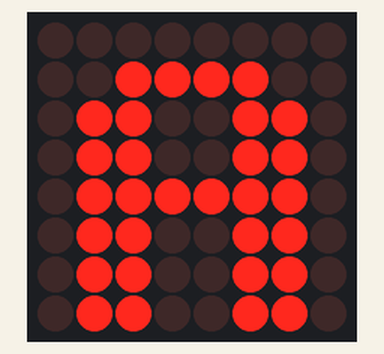
A sketch run on a simulated Arduino Uno, built with avr-gcc and run on an emulated ATmega328P. Shown: 8×8 LED matrix.

Above: at 0.21 s.
At 10.3 s:
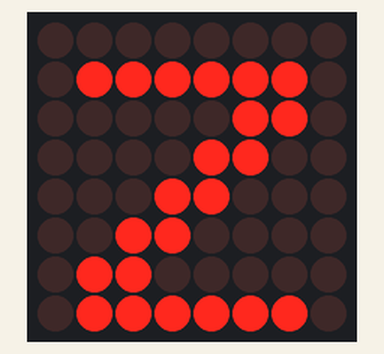
At 23.0 s:
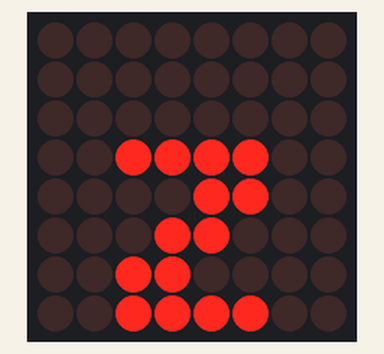
At 29.1 s:
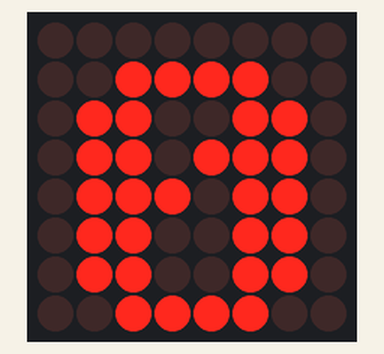
At 35.2 s:
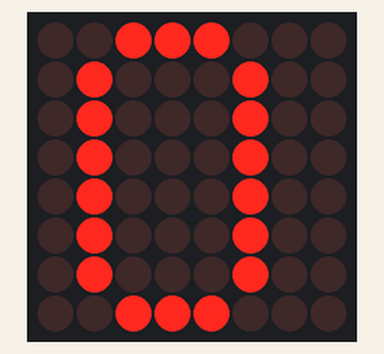
At 38.8 s:
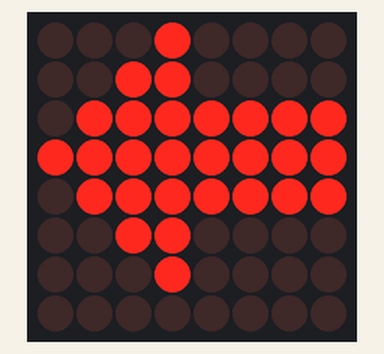

Measured:
- what the display in image 1 shows lasts 2.4 s, from 10.3 s to 12.7 s

The sketch:

5_LED_Matrix_met_MAX7219_bitmaps.ino
```cpp
#include "LedControl.h"

LedControl MyLedmatrix = LedControl(11, 13, 10, 1); // DIN, CLK, CS, NRDEV
#include "Tekens.h"                                 // In deze versie staan de bitmaps niet in PROGMEM

// Elke bitmap beschrijft 8 rijen led's.
// Er zijn natuurlijk allerlei speciale bitmapszoals pijlen, vraagtekens enz. te bedenken.
// Zie voor een goed conversieprogramma https://xantorohara.github.io/led-matrix-editor/

unsigned long delayTime = 400; // Delay between Frames
int Rotation = 0;
void setup()
{
  MyLedmatrix.shutdown(0, false);       // De MAX72XX IC is in slaapstand modus bij opstarten.
  MyLedmatrix.setIntensity(0, 5);       // Zet de helderheid op een medium niveau.
  MyLedmatrix.clearDisplay(0);          // Maak de dot matrix leeg (clear display).
}

void loop() {
  for (int i = 0; i < Hoofdletters_LEN; i++) {
    displayImage(Hoofdletters[i]);
    delay(delayTime);
  }
  delay(2000);
  for (int i = 0; i < Kleineletters_LEN; i++) {
    displayImage(Kleineletters[i]);
    delay(delayTime);
  }
  delay(2000);
  for (int i = 0; i < DikkeCijfers_LEN; i++) {
    displayImage(DikkeCijfers[i]);
    delay(delayTime);
  }
  delay(2000);
  for (int i = 0; i < DunneCijfers_LEN; i++) {
    displayImage(DunneCijfers[i]);
    delay(delayTime);
  }
  delay(2000);
  for (int i = 0; i < Pijlen_LEN; i++) {
    displayImage(Pijlen[i]);
    delay(delayTime);
  }
  delay(2000);
  Rotation = (Rotation + 1) % 4;
}

void displayImage(const byte* image) {
  for (int i = 0; i < 8; i++) {
    for (int j = 0; j < 8; j++) {
      if (Rotation == 0) MyLedmatrix.setLed(0, i, j, bitRead(image[i], 7 - j));
      if (Rotation == 1) MyLedmatrix.setLed(0, j, 7 - i, bitRead(image[i], 7 - j));
      if (Rotation == 2) MyLedmatrix.setLed(0, 7 - i, 7 - j, bitRead(image[i], 7 - j));
      if (Rotation == 3) MyLedmatrix.setLed(0, 7 - j, i, bitRead(image[i], 7 - j));
    }
  }
}
```

Tekens.h
```cpp
#include "LedControl.h"

// Zie voor een conversieprpogramma https://xantorohara.github.io/led-matrix-editor/

const byte Hoofdletters[][8] = {
  { //A
    B00000000,
    B00111100,
    B01100110,
    B01100110,
    B01111110,
    B01100110,
    B01100110,
    B01100110
  },
  { //B
    B00000000,
    B01111100,
    B01100110,
    B01100110,
    B01111100,
    B01100110,
    B01100110,
    B01111100
  },
  { //C
    B00000000,
    B00111100,
    B01100110,
    B01100000,
    B01100000,
    B01100000,
    B01100110,
    B00111100
  },
  { //D
    B00000000,
    B01111100,
    B01100110,
    B01100110,
    B01100110,
    B01100110,
    B01100110,
    B01111100
  },
  { //E
    B00000000,
    B01111110,
    B01100000,
    B01100000,
    B01111100,
    B01100000,
    B01100000,
    B01111110
  },
  { //F
    B00000000,
    B01111110,
    B01100000,
    B01100000,
    B01111100,
    B01100000,
    B01100000,
    B01100000
  },
  { //G
    B00000000,
    B00111100,
    B01100110,
    B01100000,
    B01100000,
    B01101110,
    B01100110,
    B00111100
  },
  { //H
    B00000000,
    B01100110,
    B01100110,
    B01100110,
    B01111110,
    B01100110,
    B01100110,
    B01100110
  },
  { //I
    B00000000,
    B00111100,
    B00011000,
    B00011000,
    B00011000,
    B00011000,
    B00011000,
    B00111100
  },
  { //J
    B00000000,
    B00011110,
    B00001100,
    B00001100,
    B00001100,
    B01101100,
    B01101100,
    B00111000
  },
  { //K
    B00000000,
    B01100110,
    B01101100,
    B01111000,
    B01110000,
    B01111000,
    B01101100,
    B01100110
  },
  { //L
    B00000000,
    B01100000,
    B01100000,
    B01100000,
    B01100000,
    B01100000,
    B01100000,
    B01111110
  },
  { //M
    B00000000,
    B01100011,
    B01110111,
    B01111111,
    B01101011,
    B01100011,
    B01100011,
    B01100011
  },
  { //N
    B00000000,
    B01100011,
    B01110011,
    B01111011,
    B01101111,
    B01100111,
    B01100011,
    B01100011
  },
  { //O
    B00000000,
    B00111100,
    B01100110,
    B01100110,
    B01100110,
    B01100110,
    B01100110,
    B00111100
  },
  { //P
    B00000000,
    B01111100,
    B01100110,
    B01100110,
    B01100110,
    B01111100,
    B01100000,
    B01100000
  },
  { //Q
    B00000000,
    B00111100,
    B01100110,
    B01100110,
    B01100110,
    B01101110,
    B00111100,
    B00000110
  },
  { //R
    B00000000,
    B01111100,
    B01100110,
    B01100110,
    B01111100,
    B01111000,
    B01101100,
    B01100110
  },
  { //S
    B00000000,
    B00111100,
    B01100110,
    B01100000,
    B00111100,
    B00000110,
    B01100110,
    B00111100
  },
  { //T
    B00000000,
    B01111110,
    B01011010,
    B00011000,
    B00011000,
    B00011000,
    B00011000,
    B00011000
  },
  { //U
    B00000000,
    B01100110,
    B01100110,
    B01100110,
    B01100110,
    B01100110,
    B01100110,
    B00111110
  },
  { //V
    B00000000,
    B01100110,
    B01100110,
    B01100110,
    B01100110,
    B01100110,
    B00111100,
    B00011000
  },
  { //W
    B00000000,
    B01100011,
    B01100011,
    B01100011,
    B01101011,
    B01111111,
    B01110111,
    B01100011
  },
  { //X
    B00000000,
    B01100011,
    B01100011,
    B00110110,
    B00011100,
    B00110110,
    B01100011,
    B01100011
  },
  { //Y
    B00000000,
    B01100110,
    B01100110,
    B01100110,
    B00111100,
    B00011000,
    B00011000,
    B00011000
  },
  { //Z
    B00000000,
    B01111110,
    B00000110,
    B00001100,
    B00011000,
    B00110000,
    B01100000,
    B01111110
  }
};
const int Hoofdletters_LEN = sizeof(Hoofdletters) / 8;

const byte Kleineletters[][8] = {
  { //a
    B00000000,
    B00000000,
    B00000000,
    B00111100,
    B00000110,
    B00111110,
    B01100110,
    B00111110
  },
  { //b
    B00000000,
    B01100000,
    B01100000,
    B01100000,
    B01111100,
    B01100110,
    B01100110,
    B01111100
  },
  { //c
    B00000000,
    B00000000,
    B00000000,
    B00111100,
    B01100110,
    B01100000,
    B01100110,
    B00111100
  },
  { //d
    B00000000,
    B00000110,
    B00000110,
    B00000110,
    B00111110,
    B01100110,
    B01100110,
    B00111110
  },
  { //e
    B00000000,
    B00000000,
    B00000000,
    B00111100,
    B01100110,
    B01111110,
    B01100000,
    B00111100
  },
  { //f
    B00000000,
    B00011100,
    B00110110,
    B00110000,
    B00110000,
    B01111100,
    B00110000,
    B00110000
  },
  { //g
    B00000000,
    B00000000,
    B00111110,
    B01100110,
    B01100110,
    B00111110,
    B00000110,
    B00111100
  },
  { //h
    B00000000,
    B01100000,
    B01100000,
    B01100000,
    B01111100,
    B01100110,
    B01100110,
    B01100110
  },
  { //i
    B00000000,
    B00000000,
    B00011000,
    B00000000,
    B00011000,
    B00011000,
    B00011000,
    B00111100
  },
  { //j
    B00000000,
    B00001100,
    B00000000,
    B00001100,
    B00001100,
    B01101100,
    B01101100,
    B00111000
  },
  { //k
    B00000000,
    B01100000,
    B01100000,
    B01100110,
    B01101100,
    B01111000,
    B01101100,
    B01100110
  },
  { //l
    B00000000,
    B00011000,
    B00011000,
    B00011000,
    B00011000,
    B00011000,
    B00011000,
    B00011000
  },
  { //m
    B00000000,
    B00000000,
    B00000000,
    B01100011,
    B01110111,
    B01111111,
    B01101011,
    B01101011
  },
  { //n
    B00000000,
    B00000000,
    B00000000,
    B01111100,
    B01111110,
    B01100110,
    B01100110,
    B01100110
  },
  { //o
    B00000000,
    B00000000,
    B00000000,
    B00111100,
    B01100110,
    B01100110,
    B01100110,
    B00111100
  },
  { //p
    B00000000,
    B00000000,
    B01111100,
    B01100110,
    B01100110,
    B01111100,
    B01100000,
    B01100000
  },
  { //q
    B00000000,
    B00000000,
    B00111100,
    B01101100,
    B01101100,
    B00111100,
    B00001101,
    B00001111
  },
  { //r
    B00000000,
    B00000000,
    B00000000,
    B01111100,
    B01100110,
    B01100110,
    B01100000,
    B01100000
  },
  { //s
    B00000000,
    B00000000,
    B00000000,
    B00111110,
    B01000000,
    B00111100,
    B00000010,
    B01111100
  },
  { //t
    B00000000,
    B00000000,
    B00011000,
    B00011000,
    B01111110,
    B00011000,
    B00011000,
    B00011000
  },
  { //u
    B00000000,
    B00000000,
    B00000000,
    B01100110,
    B01100110,
    B01100110,
    B01100110,
    B00111110
  },
  { //v
    B00000000,
    B00000000,
    B00000000,
    B00000000,
    B01100110,
    B01100110,
    B00111100,
    B00011000
  },
  { //w
    B00000000,
    B00000000,
    B00000000,
    B01100011,
    B01101011,
    B01101011,
    B01101011,
    B00111110
  },
  { //x
    B00000000,
    B00000000,
    B00000000,
    B01100110,
    B00111100,
    B00011000,
    B00111100,
    B01100110
  },
  { //y
    B00000000,
    B00000000,
    B00000000,
    B01100110,
    B01100110,
    B00111110,
    B00000110,
    B00111100
  },
  { //z
    B00000000,
    B00000000,
    B00000000,
    B00111100,
    B00001100,
    B00011000,
    B00110000,
    B00111100
  }
};
const int Kleineletters_LEN = sizeof(Kleineletters) / 8;

const byte DikkeCijfers[][8] = {
  {
    B00000000,
    B00011000,
    B00011000,
    B00111000,
    B00011000,
    B00011000,
    B00011000,
    B01111110
  }, {
    B00000000,
    B00111100,
    B01100110,
    B00000110,
    B00001100,
    B00110000,
    B01100000,
    B01111110
  }, {
    B00000000,
    B00111100,
    B01100110,
    B00000110,
    B00011100,
    B00000110,
    B01100110,
    B00111100
  }, {
    B00000000,
    B00001100,
    B00011100,
    B00101100,
    B01001100,
    B01111110,
    B00001100,
    B00001100
  }, {
    B00000000,
    B01111110,
    B01100000,
    B01111100,
    B00000110,
    B00000110,
    B01100110,
    B00111100
  }, {
    B00000000,
    B00111100,
    B01100110,
    B01100000,
    B01111100,
    B01100110,
    B01100110,
    B00111100
  }, {
    B00000000,
    B01111110,
    B01100110,
    B00001100,
    B00001100,
    B00011000,
    B00011000,
    B00011000
  }, {
    B00000000,
    B00111100,
    B01100110,
    B01100110,
    B00111100,
    B01100110,
    B01100110,
    B00111100
  }, {
    B00000000,
    B00111100,
    B01100110,
    B01100110,
    B00111110,
    B00000110,
    B01100110,
    B00111100
  }, {
    B00000000,
    B00111100,
    B01100110,
    B01101110,
    B01110110,
    B01100110,
    B01100110,
    B00111100
  }
};
const int DikkeCijfers_LEN = sizeof(DikkeCijfers) / 8;

const byte DunneCijfers[][8] = {
  {
    B00010000,
    B00110000,
    B00010000,
    B00010000,
    B00010000,
    B00010000,
    B00010000,
    B00111000
  }, {
    B00111000,
    B01000100,
    B00000100,
    B00000100,
    B00001000,
    B00010000,
    B00100000,
    B01111100
  }, {
    B00111000,
    B01000100,
    B00000100,
    B00011000,
    B00000100,
    B00000100,
    B01000100,
    B00111000
  }, {
    B00000100,
    B00001100,
    B00010100,
    B00100100,
    B01000100,
    B01111100,
    B00000100,
    B00000100
  }, {
    B01111100,
    B01000000,
    B01000000,
    B01111000,
    B00000100,
    B00000100,
    B01000100,
    B00111000
  }, {
    B00111000,
    B01000100,
    B01000000,
    B01111000,
    B01000100,
    B01000100,
    B01000100,
    B00111000
  }, {
    B01111100,
    B00000100,
    B00000100,
    B00001000,
    B00010000,
    B00100000,
    B00100000,
    B00100000
  }, {
    B00111000,
    B01000100,
    B01000100,
    B00111000,
    B01000100,
    B01000100,
    B01000100,
    B00111000
  }, {
    B00111000,
    B01000100,
    B01000100,
    B01000100,
    B00111100,
    B00000100,
    B01000100,
    B00111000
  }, {
    B00111000,
    B01000100,
    B01000100,
    B01000100,
    B01000100,
    B01000100,
    B01000100,
    B00111000
  }
};
const int DunneCijfers_LEN = sizeof(DunneCijfers) / 8;

const byte Pijlen[][8] = {
{
  B00111000,
  B00111000,
  B00111000,
  B00111000,
  B11111110,
  B01111100,
  B00111000,
  B00010000
},{
  B00001000,
  B00001100,
  B11111110,
  B11111111,
  B11111110,
  B00001100,
  B00001000,
  B00000000
},{
  B00010000,
  B00111000,
  B01111100,
  B11111110,
  B00111000,
  B00111000,
  B00111000,
  B00111000
},{
  B00010000,
  B00110000,
  B01111111,
  B11111111,
  B01111111,
  B00110000,
  B00010000,
  B00000000
}};
const int Pijlen_LEN = sizeof(Pijlen)/8;
```
